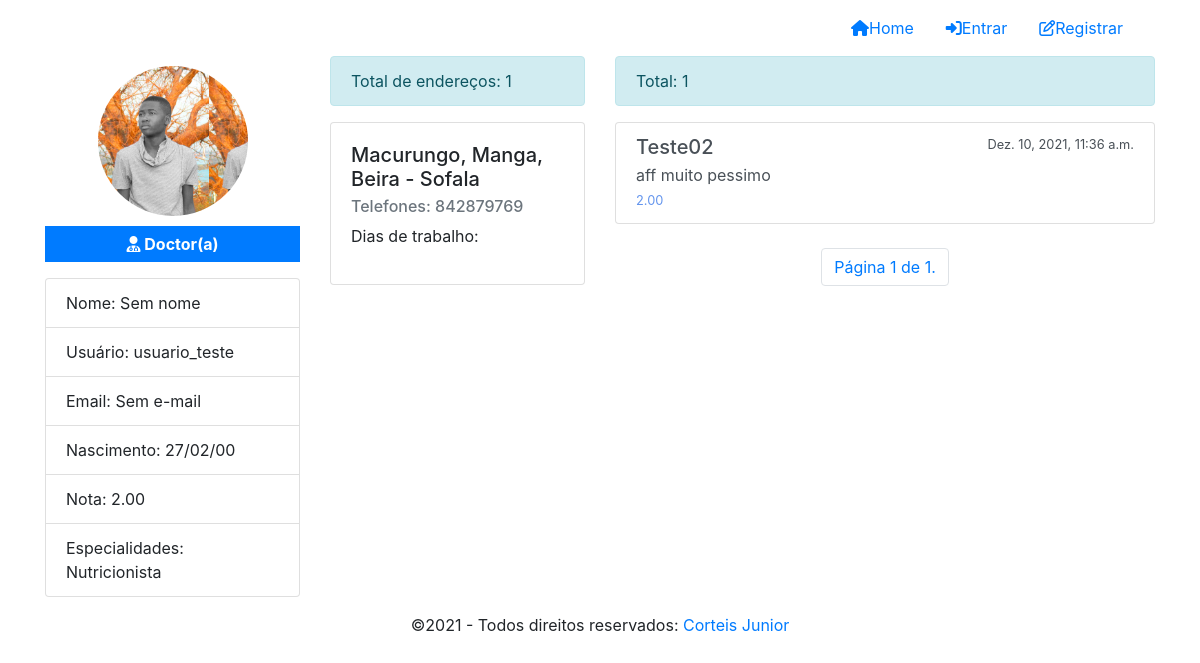
The page /profile/2 on the database its author committed.
### medicSearch/models/Profile.py (models this page shows, shortened)
class Profile(models.Model):
    user = models.OneToOneField(User, on_delete=models.CASCADE)
    role = models.IntegerField(choices=ROLE_CHOICE,  default=3)
    birthday = models.DateField(default=None, null=True, blank=True)
    created_at = models.DateTimeField(auto_now_add=True)
    updated_at = models.DateTimeField(auto_now=True)
    token = models.CharField(max_length=255,  null=True, blank=True)
    image = models.ImageField(null=True, blank=True)
    favorites = models.ManyToManyField(User, blank=True, related_name='favorites')
    specialties = models.ManyToManyField(Speciality,  blank=True, related_name='specialties')
    addresses = models.ManyToManyField(Address, blank=True, related_name='addresses')
    def show_scoring_average(self):
        from .Rating import Rating
        try:
            ratings = Rating.objects.filter(user_rated=self.user).aggregate(Sum('value'), Count('user'))
            if ratings['user__count'] > 0:
                scoring_average = ratings['value__sum']/ratings['user__count']
                scoring_average = round(scoring_average, 2) # arredondado o valor para 2 casas decimais
                return scoring_average
            return 'Sem avaliações'
        except:
            return "Sem avaliações"
    def show_favorites(self):
        ids = [result.id for result in self.favorites.all()]
        return Profile.objects.filter(user__id__in=ids)
    def show_ratings(self):
        from .Rating import Rating
        return Rating.objects.filter(user_rated=self.user)

### medicSearch/models/Speciality.py (models this page shows)
class Speciality(models.Model):
    name = models.CharField(null=False, max_length=100)
    status = models.BooleanField(default=True)
    created_at = models.DateTimeField(auto_now_add=True)
    updated_at = models.DateTimeField(auto_now=True)
    def __str__(self):
        return '{}'.format(self.name)

### medicSearch/models/Address.py (models this page shows, shortened)
class Address(models.Model):
    neighborhood = models.ForeignKey(Neighborhood, null=True, related_name='neighborhood', on_delete=models.SET_NULL)
    name = models.CharField(null=False, max_length=100)
    address  = models.CharField(null=False,max_length=255)
    latitude = models.DecimalField(max_digits=9, decimal_places=7)
    longitude = models.DecimalField(max_digits=9, decimal_places=7)
    opening_time = models.TimeField()
    closing_time = models.TimeField()
    days_weak = models.ManyToManyField(DayWeek, blank=True, related_name='days_name')
    phone = models.CharField(null=True, blank=True, max_length=9)
    status = models.BooleanField(default=True)
    created_at = models.DateTimeField(auto_now_add=True)
    updated_at = models.DateTimeField(auto_now=True)

### medicSearch/models/Neighborhood.py (models this page shows, shortened)
class Neighborhood(models.Model):
    city = models.ForeignKey(City, null=True, related_name='city',  on_delete=models.SET_NULL)
    name = models.CharField(null=False, max_length=20)
    status = models.BooleanField(default=True)
    created_at = models.DateTimeField(auto_now_add=True)
    updated_at = models.DateTimeField(auto_now=True)

### medicSearch/models/City.py (models this page shows)
class City(models.Model):
    province = models.ForeignKey(Province, null=True, related_name='province',  on_delete=models.SET_NULL)
    name = models.CharField(null=False, max_length=20)
    status = models.BooleanField(default=True)
    created_at = models.DateTimeField(auto_now_add=True)
    updated_at = models.DateTimeField(auto_now=True)
    def __str__(self):
        return '{} - {}'.format(self.name, self.province.name)

### medicSearch/models/Province.py (models this page shows, shortened)
class Province(models.Model):
    name = models.CharField(null=False, max_length=20)
    status = models.BooleanField(default=True)
    created_at = models.DateTimeField(auto_now_add=True)
    update_at = models.DateTimeField(auto_now=True)

### medicSearch/models/Rating.py (models this page shows, shortened)
class Rating(models.Model):
    user = models.ForeignKey(User, related_name='avaliou', on_delete=models.CASCADE)
    user_rated = models.ForeignKey(User, related_name='avaliado', on_delete=models.CASCADE)
    value = models.DecimalField(max_digits=5, decimal_places=2)
    opinion = models.TextField(null=True, blank=True)
    status = models.BooleanField(default=True)
    created_at = models.DateTimeField(auto_now_add=True, null=True)
    updated_at = models.DateTimeField(auto_now=True, null=True)

### medicSearch/views/ProfileView.py (the view)
def list_profile_view(request, id=None):
    profile = None
    if id is None and request.user.is_authenticated:
        profile = Profile.objects.filter(user=request.user).first()
    elif id is not None:
        profile = Profile.objects.filter(user__id=id).first()
    elif not request.user.is_authenticated:
        return redirect(to=' /')
    favorites = profile.show_favorites()
    if len(favorites) > 0:
        paginator = Paginator(favorites, 8)
        page = request.GET.get('page')
        favorites = paginator.get_page(page)
    ratings = profile.show_ratings()
    if len(ratings) > 0:
        paginator = Paginator(ratings, 8)
        page = request.GET.get(' page')
        ratings = paginator.get_page(page)
    context = {
        'profile': profile,
        'favorites': favorites,
        'ratings': ratings
    }
    return render(request, template_name='profile/Profile.html', context=context, status=200)

### medicSearch/templates/profile/Profile.html (shortened to what this page needs)
{% extends 'base.html' %}
{% load static %}
{% block styles %}
    <link rel="stylesheet" href="{% static 'css/profile.css' %}">
{% endblock styles %}
{% block content %}
    <div class="content">
        <div class="container">
            <div class="row">
                <div class="col-xs-12 col-md-3" id="profile-area">
                    <div id="image-profile" style="background-image: url('/media/{{profile.image}}');"></div>
                    {% if profile.role == 1 %}
                        <p class="badge badge-primary text-center" id="badge-role"><i class="fa fa-building"></i> Administrador</p>
                        {% elif  profile.role == 2 %}
                            <p class="badge badge-primary text-center" id="badge-role"><i class="fa fa-user-md"></i> Doctor(a) </p>
                        {% else %}
                            <p class="badge badge-primary text-center" id="badge-role"><i class="fa fa-user"></i> Paciente</p>
                    {% endif %}
                      <ul class="list-group">
                          <li class="list-group-item">Nome: {{profile.user.get_full_name | default:"Sem nome"}}</li>
                          <li class="list-group-item">Usuário: {{profile.user.username | default:"Sem usuário"}}</li>
                          <li class="list-group-item">Email: {{profile.user.email | default:"Sem e-mail"}}</li>
                          <li class="list-group-item">Nascimento: {{profile.birthday | date:'d/m/y' | default:"Sem data"}}</li>
                          {% if profile.role == 2 %}
                              <li class="list-group-item">Nota: {{profile.show_scoring_average }}</li>
                              <li class="list-group-item">Especialidades: {{ profile.specialties.all | join:". "}}</li>
                          {% endif %}
                      </ul>
                </div>
                {% if profile.role == 1 or profile.role == 3 %}
                    <div class="col-xs-12 col-md-9" id="favorites-area">
                        <div class="alert alert-info">Total de favoritos: {{favorites | length}}</div>
                        {% if request.GET.msg %}
                            <div class="alert alert-{{request.GET.type}}">{{ request.GET.msg }}</div>
                        {% endif %}
                        <div class="row">
                            {% for favorite in favorites %}
                                <div class="col-xs-12 col-md-4 col-lg-4">
                                    <div class="card mb-4">
                                        <div class="image-circle" style="background-image: url('/media/{{favorite.image}}');"></div>
                                        <div class="card-body">
                                            <h5 class="card-title">{{favorite.user.username}}</h5>
                                            <h6>Nota: {{favorite.show_scoring_average}} <i class="fa fa-star"></i></h6>
                                            <ul class="specialties">
                                                {% for speciality in favorite.specialties.all %}
                                                    <li>{{speciality}}</li>
                                                {% endfor %}
                                                <div class="addresss mb-2">
                                                    {{favorite.addresses.first.address | default:"Nenhum endereço."  |  slice:":15"}}...
                                                </div>
                                                <a href={% url 'profile'  favorite.id %}  class="btn btn-primary btn-card">Ver médico</a>
                                                {% if user.is_authenticated %}
                                                    <form action=" {% url 'medic-favorite-remove' %} " method="post">
                                                        {% csrf_token %}
                                                        <input type="hidden" name="id" value="{{favorite.id}}">
                                                        <input type="hidden" name="page" value="{{request.GET.page}}">
                                                        <button type="submit" class="btn btn-danger btn-card"><i class="fa fa-heart"></i>Remover</button>
                                                    </form>
                                                {% endif %}
                                            </ul>
                                        </div>
                                    </div>
                                </div>
                            {% endfor %}
                        </div>
                        <div class="row">
                            <nav aria-label="Page navigation" class="navigation">
                                <ul class="pagination">
                                    {% if favorites.has_previous %}
                                        <li class="page-item"><a href="?page=1" class="page-link">&laquo, Primeiro</a></li>
                                        <li class="page-item"><a href="?page={{ favorites.previous_page_number}}" class="page-link">Anterior</a></li>
                                    {% endif %}
                                        <li class="page-item"><a href="#" class="page-link">Página {{ favorites.number }} de {{ favorites.paginator.num_pages }}.</a></li>
                                        {% if favorites.has_next %}
                                            <li class="page-item"><a href="?page={{ favorites.next_page_number }}" class="page-link">Prócimo</a></li>
                                            <li class="page-item"><a href="?page={{ favorites.paginator.num_pages }}" class="page-link">Último &raquo;</a></li>
                                        {% endif %}
                                </ul>
                            </nav>
                        </div>
                    </div>
                    {% else %}
                    <div class="col-xs-12 col-md-3" id="addresses-area">
                        <div class="alert alert-info">Total de endereços: {{profile.addresses.all | length}}</div>
                        <div class="row">
                            {% for address in profile.addresses.all %}
                                <div class="col-xs-12 col-md-12">
                                    <div class="card mb-3">
                                        <div class="card-body">
                                            <h5 class="card-title">{{address.address}}, {{address.neighborhood.name}}, {{address.neighborhood.city}}</h5>
                                            <h6 class="card-subtitle mb-2 text-muted">Telefones: {{address.phone}}</h6>
                                            <ul id="days">
                                                <li>Dias de trabalho:</li>
                                            </ul>
                                        </div>
                                    </div>
                                </div>
                            {% endfor %}
                        </div>
                    </div>
                    <div class="col-xs-12 col-md-6" id="ratings-area">
                        <div class="alert alert-info">Total: {{ratings | length}}</div>
                        <div class="row mb-4">
                            <div class="col-xs-12 col-md-12">
                                <ul class="list-group">
                                    {% for rating in ratings %}
                                        <li href='#' class="list-group-item list-group-item-action">
                                            <div class="content d-flex justify-content-between">
                                                <h5 class="mb-1">{{rating.user.username}}</h5>
                                                <small>{{rating.created_at}}</small>
                                            </div>
                                            {{rating.opinion}}
                                            <br>
                                            <small style="color: cornflowerblue;">{{rating.value}}</small>
                                        </li>
                                    {% endfor %}
                                </ul>
                            </div>
                        </div>
                        <div class="row">
                            <nav class="navigation" aria-label="Page navigation">
                                <ul class="pagination">
                                        <li class="page-item"><a href="#" class="page-link">Página {{ ratings.number }} de {{ ratings.paginator.num_pages}}.</a></li>
                                </ul>
                            </nav>
                        </div>
                    </div>
                {% endif %}
            </div>
        </div>
    </div>
{% endblock content %}

### medicSearch/static/css/global.css (style rules this page uses)
.navigation { margin: 0 auto; }

### medicSearch/static/css/profile.css (style rules this page uses)
#image-profile { width: 150px; height: 150px; background-size: contain; margin: 10px auto; background-color: #ccc; border-radius: 100%; }
#badge-role { width: 100%; padding: 10px 0; font-size: 1em; float: left; border-radius: 0; }
ul.list-group { float: left; width: 100%; }
ul#days { list-style: none; padding: 0; width: 100%; }

### rows shown on the page
Profile: image (picture), user.get_full_name "Sem nome", user.username "usuario_teste", user.email "Sem e-mail", birthday "27/02/00", show_scoring_average "2.00", specialties.all "Nutricionista", addresses.all|length "1"
Address: address "Macurungo", neighborhood.name "Manga", neighborhood.city "Beira - Sofala", phone "842879769"
Rating: user.username "Teste02", created_at "Dez. 10, 2021, 11:36 a.m.", opinion "aff muito pessimo", value "2.00"

### other values the page prints
{{ ratings | length }} "1"
{{ ratings.number }} "1"
{{ ratings.paginator.num_pages }} "1"
